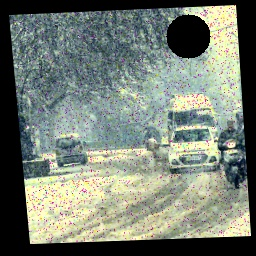
#> input picture driving_images/im001-snow.jpg, 256 x 256 px
$ python -i repair.py   (imports and definitions only)
#> lines starting #> are read from the running program, lines starting #| are printed output that depends on the picture; after the words box and inside, x2 and y2 are one past the last pixel; in counts of white or black regions, pixels touching at a corner belong together
#> further down, picture is the input picture: shape (256, 256, 3); mean B, G, R 115.6, 126.8, 118.6
import cv2
import numpy as np


def detect_black_defect(img):
    h, w = img.shape[:2]
#> h = 256; w = 256
    roi = img[0:int(h*0.25), w//2:w]
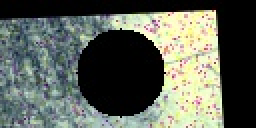
#> roi: shape (64, 128, 3) (shown 2 times larger); mean B, G, R 89.1, 99.1, 93.3

    hsv = cv2.cvtColor(roi, cv2.COLOR_BGR2HSV)
#> hsv: shape (64, 128, 3); mean H, S, V 52.2, 76.7, 102.8
    lower_black = np.array([0, 0, 0])
    upper_black = np.array([180, 255, 10])
    mask = cv2.inRange(hsv, lower_black, upper_black)
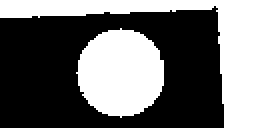
#> mask: shape (64, 128) (shown 2 times larger); 41.4% white; 2 white regions, box (x1, y1, x2, y2) and area: (0, 0, 128, 64) 1884, (38, 14, 82, 59) 1511

    kernel = cv2.getStructuringElement(cv2.MORPH_ELLIPSE, (3, 3))
    mask = cv2.morphologyEx(mask, cv2.MORPH_OPEN, kernel, iterations=1)
#> mask: shape (64, 128); 41.4% white; 2 white regions
    mask = cv2.morphologyEx(mask, cv2.MORPH_CLOSE, kernel, iterations=1)

    contours, _ = cv2.findContours(
        mask, cv2.RETR_EXTERNAL, cv2.CHAIN_APPROX_SIMPLE)
#> contours = 2 contours; box (x1, y1, x2, y2) and area: (0, 0, 128, 64) 1692, (38, 14, 82, 59) 1445
    if contours:
        max_contour = max(contours, key=cv2.contourArea)
#> max_contour = contour of 38 points, box (x1, y1, x2, y2) (0, 0, 128, 64), area 1692
        perimeter = cv2.arcLength(max_contour, True)
#> perimeter = 389.7
        area = cv2.contourArea(max_contour)
#> area = 1692.5
        if perimeter == 0:
            return None
        circularity = 4 * np.pi * area / (perimeter**2)
#> circularity = 0.14

        if circularity > 0.7:
            (x, y), r = cv2.minEnclosingCircle(max_contour)
            x += w//2
            return (int(x), int(y), int(r*1.1))
    return None


def progressive_inpaint(img, defect_params, max_iters=5):
    """ 逐层修复缺陷区域 """
    if defect_params is None:
        return img

    x, y, r = defect_params
    mask = np.zeros_like(img[:, :, 0], dtype=np.uint8)
    cv2.circle(mask, (x, y), int(r), 255, -1)

    # Iterative repair
    for _ in range(max_iters):
        edges = cv2.Canny(mask, 50, 150)
        edges = cv2.dilate(edges, cv2.getStructuringElement(
            cv2.MORPH_ELLIPSE, (3, 3)))  # Solves edge loss
        mask = cv2.dilate(mask, cv2.getStructuringElement(
            cv2.MORPH_ELLIPSE, (3, 3)))

        img = cv2.inpaint(img, mask, 3, cv2.INPAINT_NS)

    return img


def repair_image(img):
    defect_params = detect_black_defect(img)
    return progressive_inpaint(img, defect_params, max_iters=10)

>>> import cv2
>>> picture = cv2.imread('driving_images/im001-snow.jpg')
>>> result = repair_image(picture)

$ run again, on driving_images/im002-snow.jpg
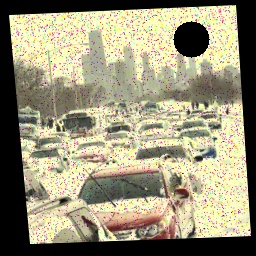
#> input picture driving_images/im002-snow.jpg, 256 x 256 px
#> picture is the input picture: shape (256, 256, 3); mean B, G, R 120.4, 146.3, 152.1
#> in detect_black_defect, `roi = img[0:int(h*0.25), w//2:w]`:
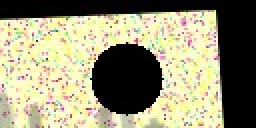
#> roi: shape (64, 128, 3) (shown 2 times larger); mean B, G, R 118.2, 147.5, 151.8
#> hsv: shape (64, 128, 3); mean H, S, V 29.7, 80, 153.9
#> in detect_black_defect, `mask = cv2.inRange(hsv, lower_black, upper_black)`:
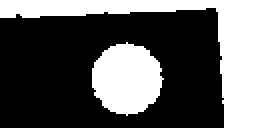
#> mask: shape (64, 128) (shown 2 times larger); 35% white; 2 white regions, box (x1, y1, x2, y2) and area: (0, 0, 128, 64) 1881, (46, 21, 82, 58) 988
#> contours = 2 contours; box (x1, y1, x2, y2) and area: (0, 0, 128, 64) 1690, (46, 21, 82, 58) 938
#> max_contour = contour of 38 points, box (x1, y1, x2, y2) (0, 0, 128, 64), area 1690
#> perimeter = 387.7
#> area = 1690.5
#> circularity = 0.141

$ run again, on driving_images/im003-snow.jpg
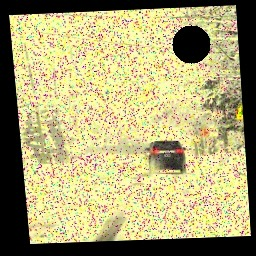
#> input picture driving_images/im003-snow.jpg, 256 x 256 px
#> picture is the input picture: shape (256, 256, 3); mean B, G, R 116.7, 164.8, 171.9
#> in detect_black_defect, `roi = img[0:int(h*0.25), w//2:w]`:
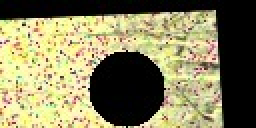
#> roi: shape (64, 128, 3) (shown 2 times larger); mean B, G, R 94.4, 131.2, 136.1
#> hsv: shape (64, 128, 3); mean H, S, V 29.5, 100, 137.8
#> in detect_black_defect, `mask = cv2.morphologyEx(mask, cv2.MORPH_CLOSE, kernel, iterations=1)`:
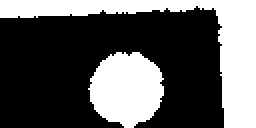
#> mask: shape (64, 128) (shown 2 times larger); 36.1% white; 2 white regions
#> contours = 2 contours; box (x1, y1, x2, y2) and area: (0, 0, 128, 64) 1686, (44, 26, 82, 64) 1024
#> max_contour = contour of 67 points, box (x1, y1, x2, y2) (0, 0, 128, 64), area 1686
#> perimeter = 400.1
#> area = 1686.5
#> circularity = 0.132

$ run again, on driving_images/im004-snow.jpg
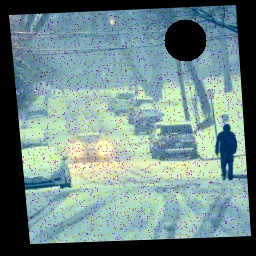
#> input picture driving_images/im004-snow.jpg, 256 x 256 px
#> picture is the input picture: shape (256, 256, 3); mean B, G, R 136.2, 136.9, 111.5
#> in detect_black_defect, `roi = img[0:int(h*0.25), w//2:w]`:
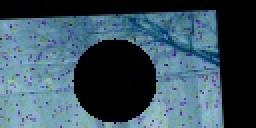
#> roi: shape (64, 128, 3) (shown 2 times larger); mean B, G, R 96.8, 82.9, 59.1
#> hsv: shape (64, 128, 3); mean H, S, V 77.9, 114.9, 97.1
#> in detect_black_defect, `mask = cv2.inRange(hsv, lower_black, upper_black)`:
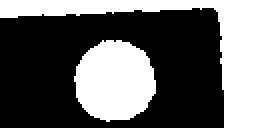
#> mask: shape (64, 128) (shown 2 times larger); 38% white; 2 white regions
#> contours = 2 contours; box (x1, y1, x2, y2) and area: (0, 0, 128, 64) 1626, (37, 20, 78, 61) 1240
#> max_contour = contour of 48 points, box (x1, y1, x2, y2) (0, 0, 128, 64), area 1626
#> perimeter = 389.4
#> area = 1625.5
#> circularity = 0.135
